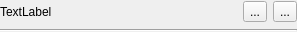
<?xml version="1.0" encoding="UTF-8"?>
<ui version="4.0">
 <class>adblockitem</class>
 <widget class="QWidget" name="adblockitem">
  <property name="geometry">
   <rect>
    <x>0</x>
    <y>0</y>
    <width>297</width>
    <height>32</height>
   </rect>
  </property>
  <property name="windowTitle">
   <string>Form</string>
  </property>
  <layout class="QVBoxLayout" name="verticalLayout">
   <property name="margin">
    <number>0</number>
   </property>
   <item>
    <widget class="QWidget" name="widget" native="true">
     <layout class="QHBoxLayout" name="horizontalLayout_2">
      <property name="margin">
       <number>0</number>
      </property>
      <item>
       <widget class="QLabel" name="name">
        <property name="text">
         <string>TextLabel</string>
        </property>
       </widget>
      </item>
      <item>
       <widget class="QToolButton" name="toolButton">
        <property name="text">
         <string>...</string>
        </property>
        <property name="icon">
         <iconset>
          <normalon>:/images/edit.png</normalon>
         </iconset>
        </property>
       </widget>
      </item>
      <item>
       <widget class="QToolButton" name="toolButton_2">
        <property name="text">
         <string>...</string>
        </property>
        <property name="icon">
         <iconset>
          <normalon>:/images/error.png</normalon>
         </iconset>
        </property>
       </widget>
      </item>
     </layout>
    </widget>
   </item>
   <item>
    <widget class="Line" name="line">
     <property name="orientation">
      <enum>Qt::Horizontal</enum>
     </property>
    </widget>
   </item>
  </layout>
 </widget>
 <resources/>
 <connections>
  <connection>
   <sender>toolButton_2</sender>
   <signal>clicked()</signal>
   <receiver>adblockitem</receiver>
   <slot>remove()</slot>
   <hints>
    <hint type="sourcelabel">
     <x>283</x>
     <y>17</y>
    </hint>
    <hint type="destinationlabel">
     <x>273</x>
     <y>36</y>
    </hint>
   </hints>
  </connection>
  <connection>
   <sender>toolButton</sender>
   <signal>clicked()</signal>
   <receiver>adblockitem</receiver>
   <slot>edit()</slot>
   <hints>
    <hint type="sourcelabel">
     <x>250</x>
     <y>13</y>
    </hint>
    <hint type="destinationlabel">
     <x>236</x>
     <y>-2</y>
    </hint>
   </hints>
  </connection>
 </connections>
 <slots>
  <slot>remove()</slot>
  <slot>edit()</slot>
 </slots>
</ui>
